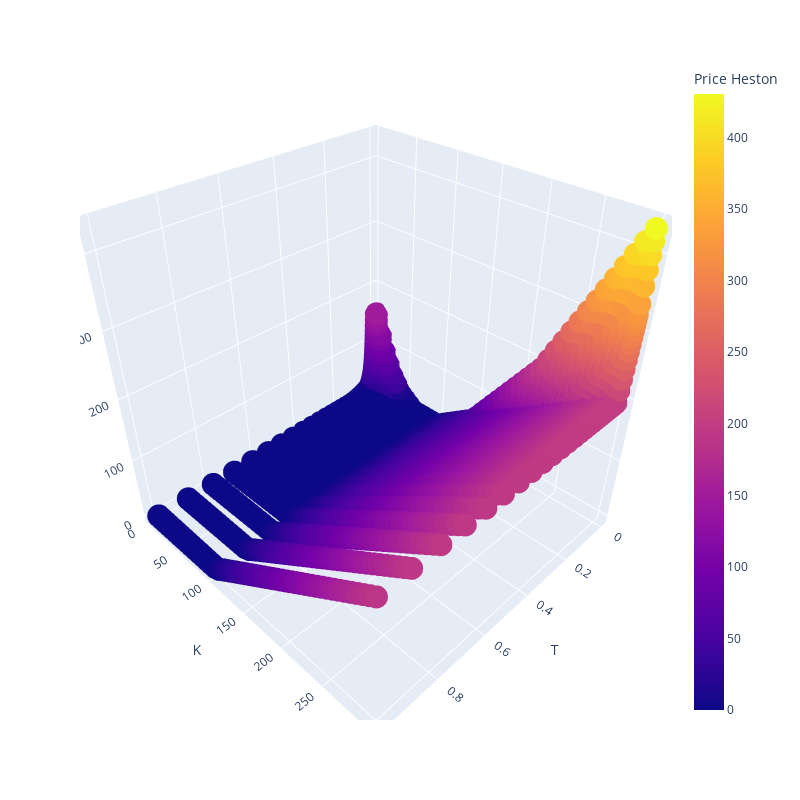

Notebook code for this chart:
### Code cell
results2 = pd.DataFrame(results)
results2

fig = px.scatter_3d(results2, x='T', y='K', z='Price Heston', width=800, height=800, color='Price Heston')
fig.show()
results2

### Figure 1 — Plotly figure (JSON) as saved in the notebook; plotly's stock layout.template omitted (floating-point values rounded to 4 significant figures; data arrays with more than 128 entries replaced by an {"elided": "..."} marker saying what was removed)
{"data": [{"hovertemplate": "T=%{x}<br>K=%{y}<br>Price Heston=%{marker.color}<extra></extra>", "legendgroup": "", "marker": {"color": {"elided": "2450 float values"}, "coloraxis": "coloraxis", "symbol": "circle"}, "mode": "markers", "name": "", "scene": "scene", "showlegend": false, "type": "scatter3d", "x": {"elided": "2450 float values"}, "y": {"elided": "2450 float values"}, "z": {"elided": "2450 float values"}}], "layout": {"coloraxis": {"colorbar": {"title": {"text": "Price Heston"}}, "colorscale": [[0, "#0d0887"], [0.1111, "#46039f"], [0.2222, "#7201a8"], [0.3333, "#9c179e"], [0.4444, "#bd3786"], [0.5556, "#d8576b"], [0.6667, "#ed7953"], [0.7778, "#fb9f3a"], [0.8889, "#fdca26"], [1, "#f0f921"]]}, "height": 800, "legend": {"tracegroupgap": 0}, "margin": {"t": 60}, "scene": {"domain": {"x": [0, 1], "y": [0, 1]}, "xaxis": {"title": {"text": "T"}}, "yaxis": {"title": {"text": "K"}}, "zaxis": {"title": {"text": "Price Heston"}}}, "width": 800}}
